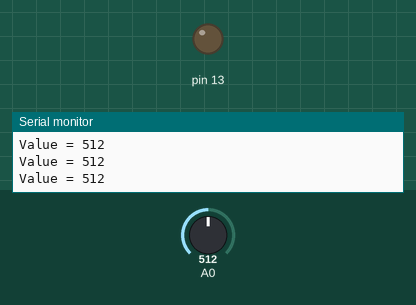
This sketch was run on a simulated Arduino Uno, built with avr-gcc and run on an emulated ATmega328P. Shown: output pins drawn as LEDs (lit = HIGH), the last lines printed to the serial monitor. Inputs (shaded band) come from the test bench; at power-on: A0 = 512.

Above: at 1.2 s.
1.3 s: A0 set to 519
At 2.5 s:
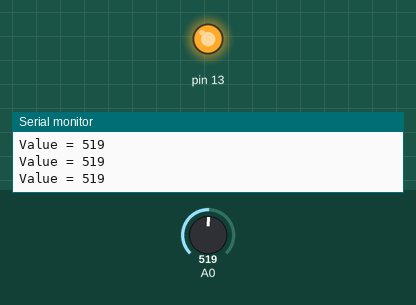
2.8 s: A0 set to 511
At 4.0 s:
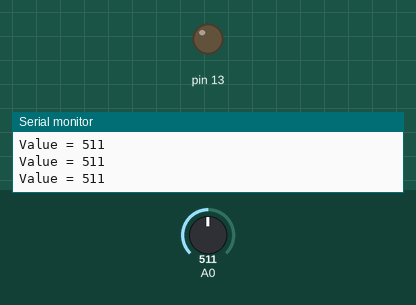
4.3 s: A0 set to 716
At 5.7 s:
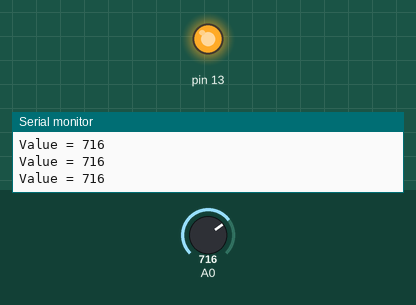
Timing chart, 0 to 7.3 s (numbered marks = the images above; inputs shaded):
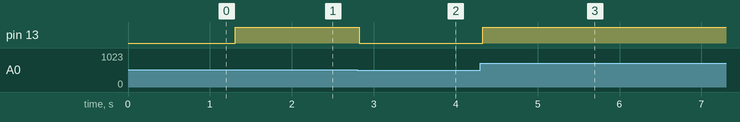

The sketch:

sketch.ino
```cpp
int value = 0;

void setup(){
  pinMode(13, OUTPUT);
  Serial.begin(9600);
}

void loop(){
  value = analogRead(A0);
  Serial.print("Value = ");
  Serial.println(value);
  if (value > 512 ){
    digitalWrite(13, 1);
  }
  else {
    digitalWrite(13, 0);
  }
  delay(50);
}
```

Measured:
- the behaviour switches between 512 and 513 on A0 (found by bisection; images 0 and 1)
- after the input at 1.3 s, pin 13: LOW → HIGH at once
- after the input at 2.8 s, pin 13: HIGH → LOW at once
- after the input at 4.3 s, pin 13: LOW → HIGH at once
